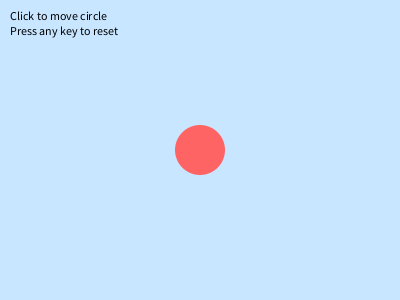
Frame 1 (no input)
Frame 60 (the mouse pressed at the canvas centre just before this capture): identical to frame 1, image omitted
Frame 120 (the mouse held since frame 60 and released just before this capture): identical to frame 1, image omitted

The Processing sketch that drew this single still picture (run headless with seeded random() and noise(); from frame 60 on, the mouse is pressed at the canvas centre):

// Processing sketch: Day_8_Basic
// ── Day_8_Basic.pde
// Day 8 Basic - Interactivity
// Topics: mousePressed(), keyPressed(), mouseX, mouseY

float circleX;
float circleY;

void setup() {
  size(400, 300);
  circleX = width / 2;
  circleY = height / 2;
}

void draw() {
  background(200, 230, 255);
  
  // --- DRAW CIRCLE ---
  fill(255, 100, 100);
  noStroke();
  ellipse(circleX, circleY, 50, 50);
  
  // --- SHOW INSTRUCTIONS ---
  fill(0);
  textSize(12);
  text("Click to move circle", 10, 20);
  text("Press any key to reset", 10, 35);
}

// --- MOUSE CLICKED ---
void mousePressed() {
  circleX = mouseX;
  circleY = mouseY;
}

// --- KEY PRESSED ---
void keyPressed() {
  circleX = width / 2;
  circleY = height / 2;
}
